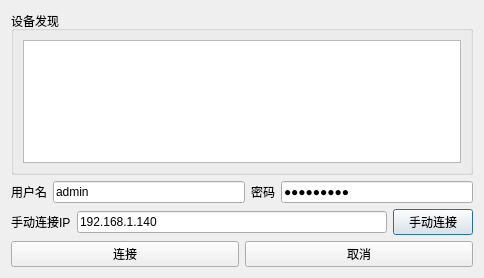
<?xml version="1.0" encoding="UTF-8"?>
<ui version="4.0">
 <class>DialogConnectToOnvif</class>
 <widget class="QDialog" name="DialogConnectToOnvif">
  <property name="geometry">
   <rect>
    <x>0</x>
    <y>0</y>
    <width>484</width>
    <height>278</height>
   </rect>
  </property>
  <property name="windowTitle">
   <string>Dialog</string>
  </property>
  <property name="modal">
   <bool>true</bool>
  </property>
  <layout class="QVBoxLayout" name="verticalLayout_2">
   <item>
    <widget class="QGroupBox" name="groupBox">
     <property name="title">
      <string>设备发现</string>
     </property>
     <layout class="QVBoxLayout" name="verticalLayout">
      <item>
       <widget class="QListWidget" name="listWidgetDiscovery"/>
      </item>
     </layout>
    </widget>
   </item>
   <item>
    <layout class="QHBoxLayout" name="horizontalLayout_3">
     <item>
      <widget class="QLabel" name="labUserName">
       <property name="text">
        <string>用户名</string>
       </property>
      </widget>
     </item>
     <item>
      <widget class="QLineEdit" name="lineEditUserName">
       <property name="text">
        <string>admin</string>
       </property>
      </widget>
     </item>
     <item>
      <widget class="QLabel" name="labPassword">
       <property name="text">
        <string>密码</string>
       </property>
      </widget>
     </item>
     <item>
      <widget class="QLineEdit" name="lineEditPassword">
       <property name="text">
        <string>zyn050504</string>
       </property>
       <property name="echoMode">
        <enum>QLineEdit::EchoMode::Password</enum>
       </property>
      </widget>
     </item>
    </layout>
   </item>
   <item>
    <layout class="QHBoxLayout" name="horizontalLayout">
     <item>
      <widget class="QLabel" name="labIPAddr">
       <property name="text">
        <string>手动连接IP</string>
       </property>
      </widget>
     </item>
     <item>
      <widget class="QLineEdit" name="lineEditIPAddr">
       <property name="text">
        <string>192.168.1.140</string>
       </property>
      </widget>
     </item>
     <item>
      <widget class="QPushButton" name="btnAddDevice">
       <property name="text">
        <string>手动连接</string>
       </property>
      </widget>
     </item>
    </layout>
   </item>
   <item>
    <layout class="QHBoxLayout" name="horizontalLayout_2">
     <item>
      <widget class="QPushButton" name="btnConnect">
       <property name="text">
        <string>连接</string>
       </property>
      </widget>
     </item>
     <item>
      <widget class="QPushButton" name="btnCancel">
       <property name="text">
        <string>取消</string>
       </property>
      </widget>
     </item>
    </layout>
   </item>
  </layout>
 </widget>
 <resources/>
 <connections/>
</ui>
